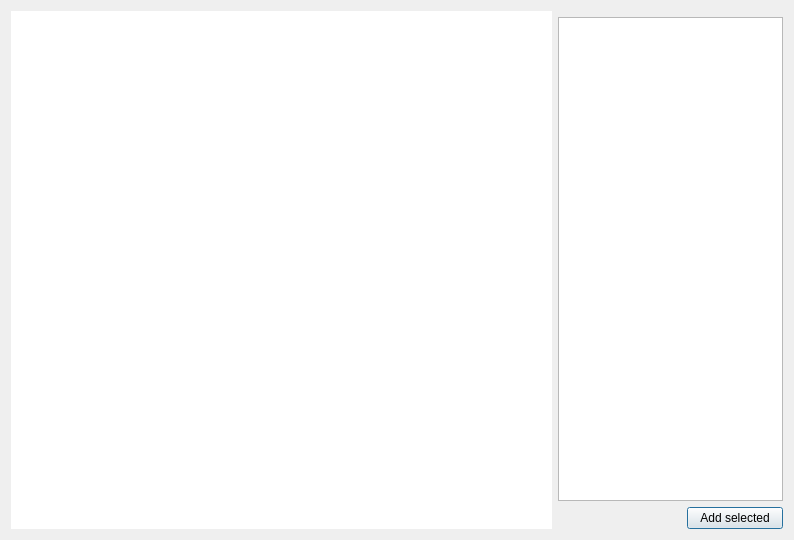
<?xml version="1.0" encoding="UTF-8"?>
<ui version="4.0">
 <class>ListCharactersDialog</class>
 <widget class="QDialog" name="ListCharactersDialog">
  <property name="geometry">
   <rect>
    <x>0</x>
    <y>0</y>
    <width>794</width>
    <height>540</height>
   </rect>
  </property>
  <property name="windowTitle">
   <string>List of characters</string>
  </property>
  <layout class="QGridLayout" name="gridLayout">
   <item row="0" column="0" rowspan="3">
    <widget class="QGraphicsView" name="listCharactersView">
     <property name="frameShape">
      <enum>QFrame::NoFrame</enum>
     </property>
     <property name="lineWidth">
      <number>0</number>
     </property>
     <property name="verticalScrollBarPolicy">
      <enum>Qt::ScrollBarAlwaysOff</enum>
     </property>
     <property name="horizontalScrollBarPolicy">
      <enum>Qt::ScrollBarAlwaysOff</enum>
     </property>
     <property name="renderHints">
      <set>QPainter::NonCosmeticDefaultPen</set>
     </property>
     <property name="cacheMode">
      <set>QGraphicsView::CacheNone</set>
     </property>
     <property name="transformationAnchor">
      <enum>QGraphicsView::NoAnchor</enum>
     </property>
     <property name="optimizationFlags">
      <set>QGraphicsView::DontAdjustForAntialiasing|QGraphicsView::DontClipPainter|QGraphicsView::DontSavePainterState</set>
     </property>
    </widget>
   </item>
   <item row="2" column="1">
    <spacer name="horizontalSpacer">
     <property name="orientation">
      <enum>Qt::Horizontal</enum>
     </property>
     <property name="sizeType">
      <enum>QSizePolicy::Maximum</enum>
     </property>
     <property name="sizeHint" stdset="0">
      <size>
       <width>123</width>
       <height>20</height>
      </size>
     </property>
    </spacer>
   </item>
   <item row="2" column="2">
    <widget class="QPushButton" name="addSelected">
     <property name="text">
      <string>Add selected</string>
     </property>
    </widget>
   </item>
   <item row="1" column="1" colspan="2">
    <widget class="QListView" name="listCharacters">
     <property name="maximumSize">
      <size>
       <width>225</width>
       <height>16777215</height>
      </size>
     </property>
     <property name="editTriggers">
      <set>QAbstractItemView::NoEditTriggers</set>
     </property>
     <property name="alternatingRowColors">
      <bool>true</bool>
     </property>
     <property name="textElideMode">
      <enum>Qt::ElideLeft</enum>
     </property>
     <property name="selectionRectVisible">
      <bool>true</bool>
     </property>
    </widget>
   </item>
  </layout>
 </widget>
 <resources/>
 <connections/>
</ui>
